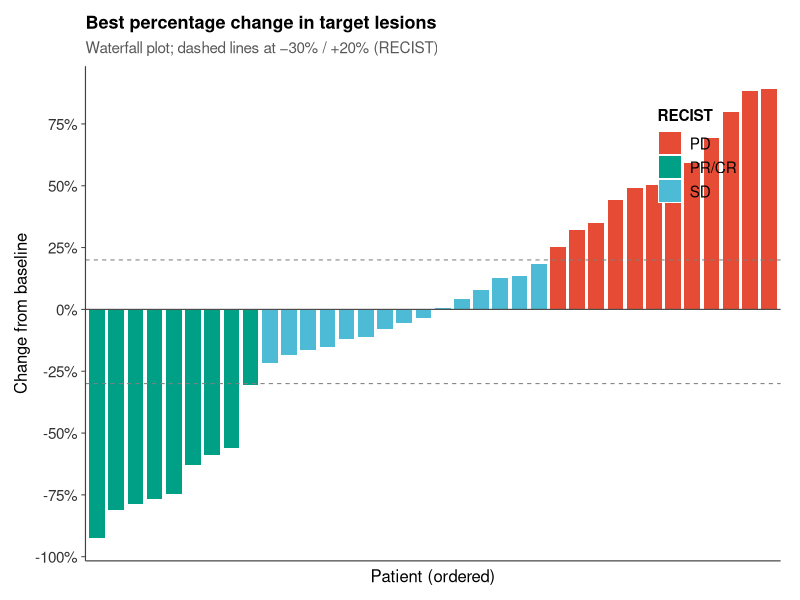
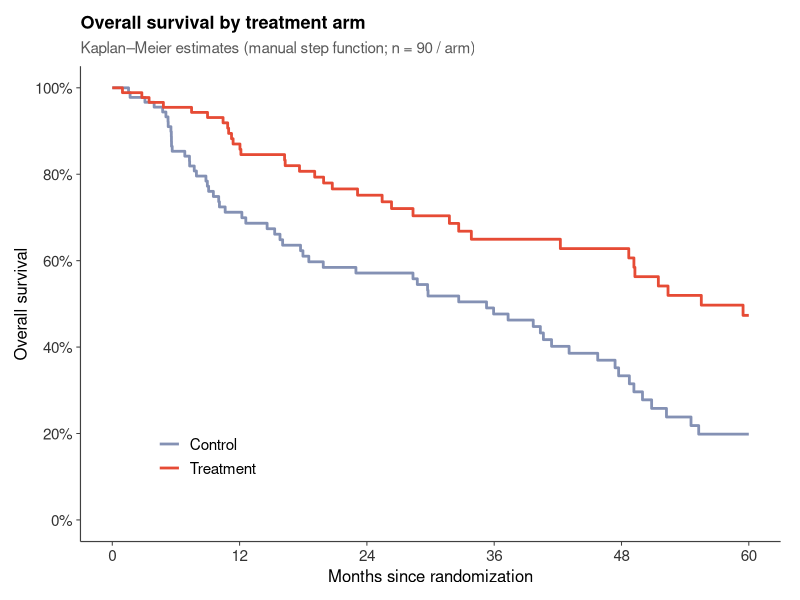
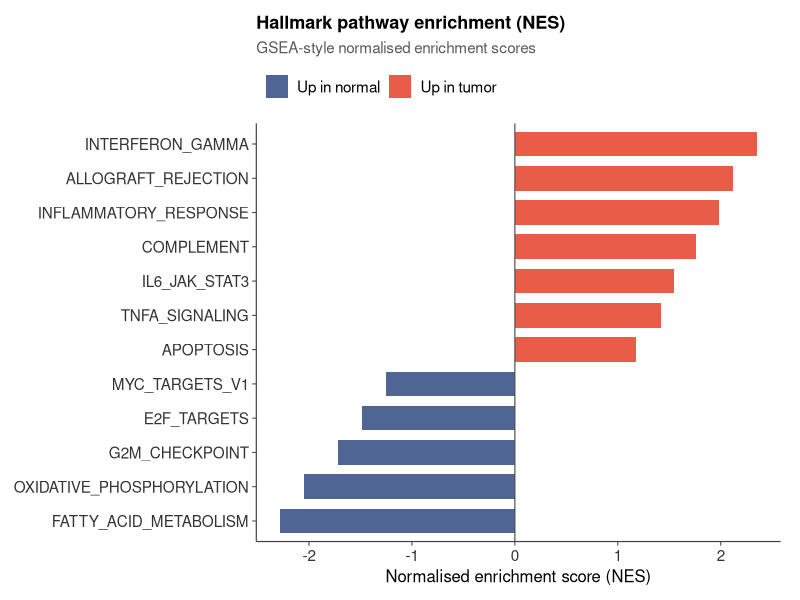
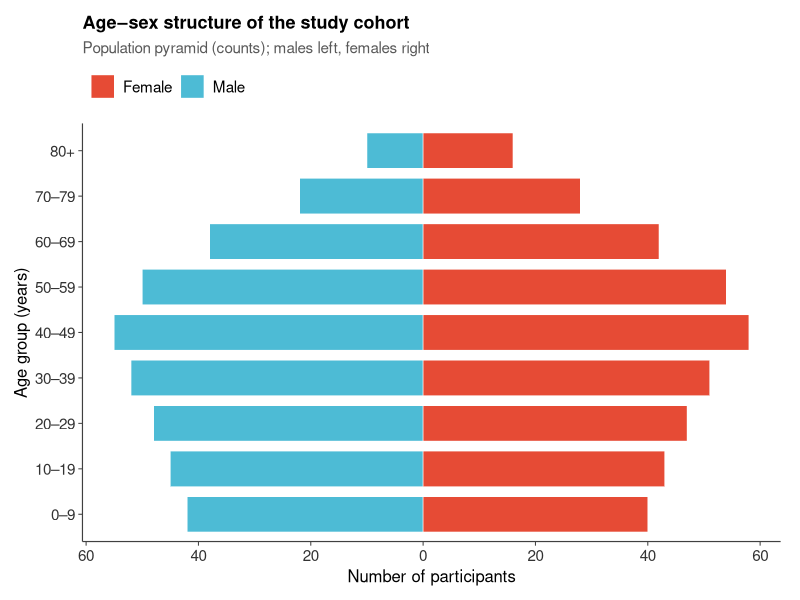
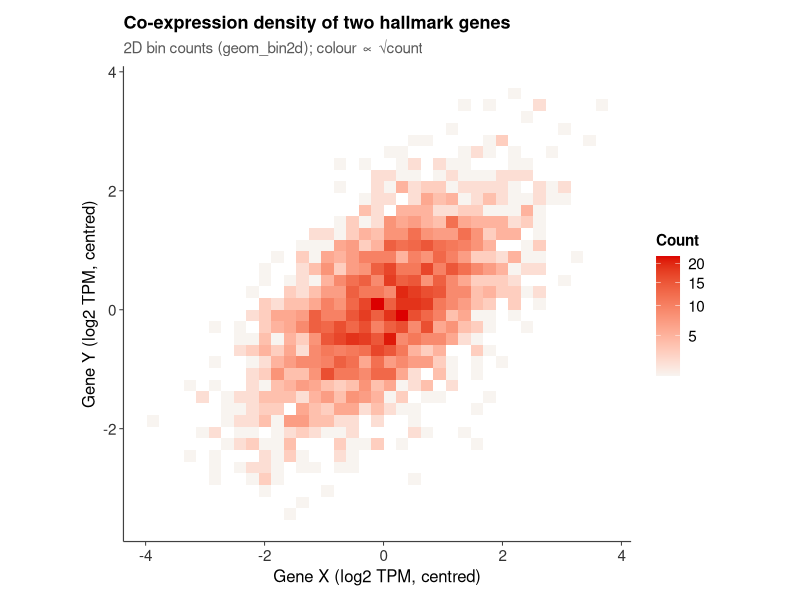
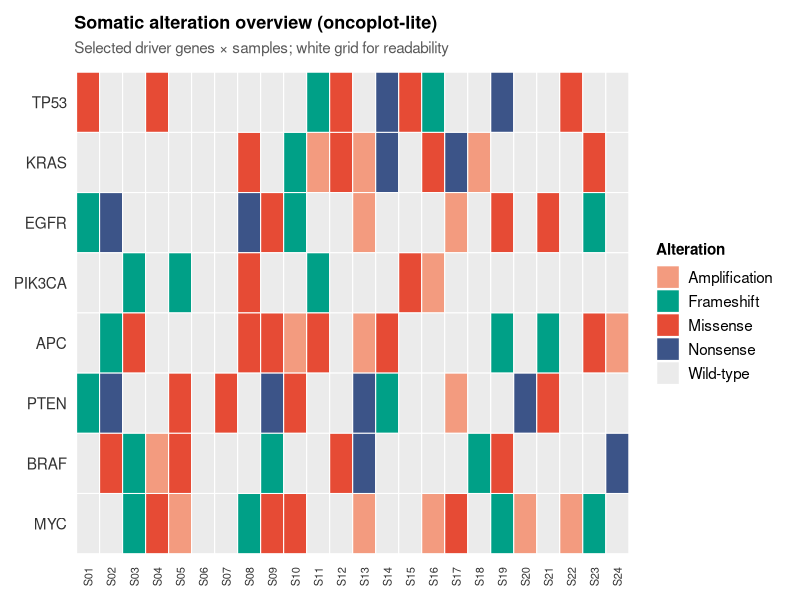
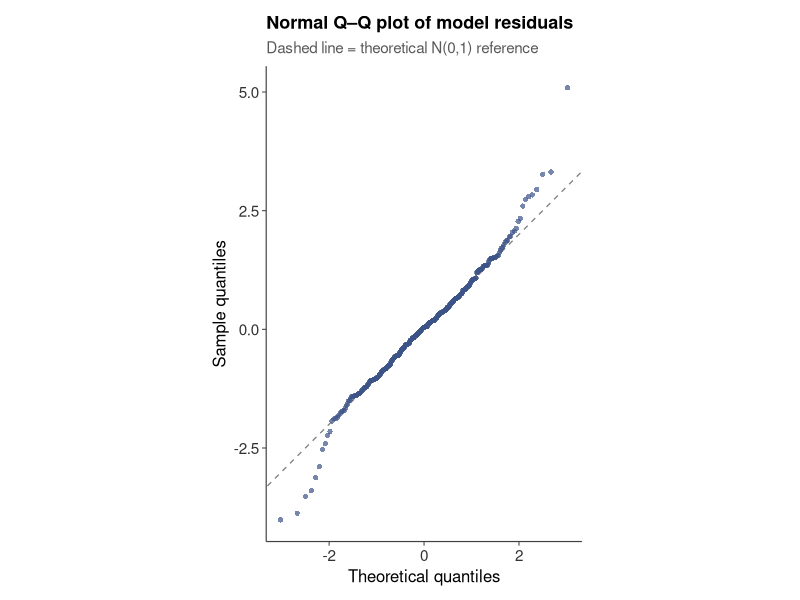
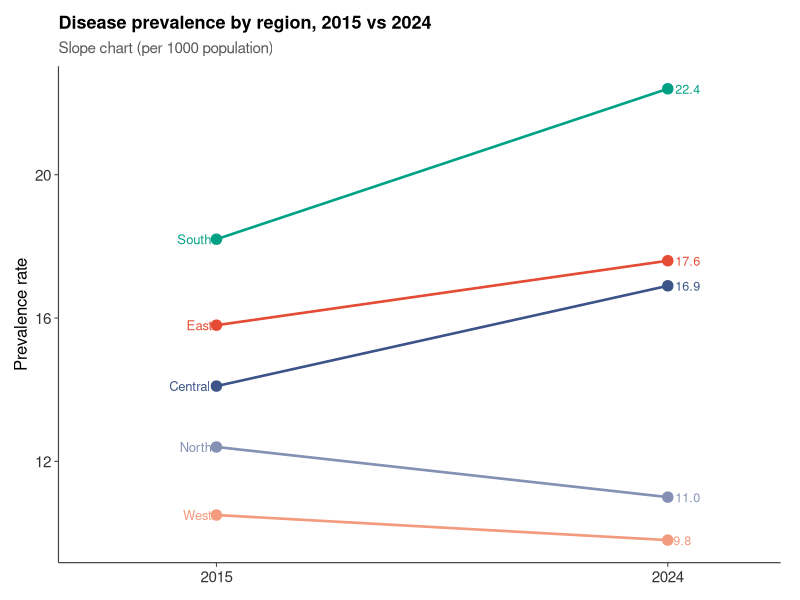

These figures' R source, in order:
#!/usr/bin/env Rscript
# Batch 2 — WebR-safe single-panel SCI-style demos
# Packages: ggplot2, dplyr, tidyr, scales, forcats, tibble (+ base)
# Avoided: survminer, survival, EnhancedVolcano, ComplexHeatmap, circlize,
#          ggrepel, ggbeeswarm, ggridges, ggpubr, factoextra, MASS ellipses

suppressPackageStartupMessages({
  library(ggplot2)
  library(dplyr)
  library(tidyr)
  library(scales)
  library(forcats)
  library(tibble)
})

OUT <- "/workspace/rplot/figures"
dir.create(OUT, showWarnings = FALSE, recursive = TRUE)
set.seed(20261107)

theme_sci <- function(base_size = 12) {
  theme_classic(base_size = base_size) %+replace%
    theme(
      plot.title = element_text(face = "bold", size = base_size + 1, hjust = 0, margin = margin(b = 6)),
      plot.subtitle = element_text(size = base_size - 1, colour = "grey35", hjust = 0, margin = margin(b = 8)),
      axis.title = element_text(size = base_size),
      axis.text = element_text(colour = "grey20", size = base_size - 1),
      axis.line = element_line(colour = "grey25", linewidth = 0.4),
      axis.ticks = element_line(colour = "grey25", linewidth = 0.35),
      legend.title = element_text(size = base_size - 1, face = "bold"),
      legend.text = element_text(size = base_size - 1),
      legend.background = element_blank(),
      plot.margin = margin(10, 14, 10, 10),
      strip.background = element_blank(),
      strip.text = element_text(face = "bold", size = base_size)
    )
}

save_fig <- function(p, id, w = 7.2, h = 5.6, dpi = 180) {
  path <- file.path(OUT, paste0(id, ".png"))
  ggsave(path, p, width = w, height = h, dpi = dpi, bg = "white")
  message("wrote ", path)
  invisible(path)
}

# ---- 1. RECIST waterfall ----
set.seed(101)
wf <- tibble(
  id = paste0("P", sprintf("%02d", 1:36)),
  change = sort(c(runif(8, -95, -40), runif(10, -39, -1),
                  runif(6, 0, 19), runif(12, 20, 95)), decreasing = TRUE)
) %>% mutate(
  resp = case_when(
    change <= -30 ~ "PR/CR",
    change < 20 ~ "SD",
    TRUE ~ "PD"
  ),
  id = fct_reorder(id, change)
)

p1 <- ggplot(wf, aes(id, change, fill = resp)) +
  geom_col(width = 0.82, colour = NA) +
  geom_hline(yintercept = c(-30, 20), linetype = "dashed",
             colour = "grey50", linewidth = 0.35) +
  geom_hline(yintercept = 0, colour = "grey30", linewidth = 0.4) +
  scale_fill_manual(values = c("PR/CR" = "#00A087", "SD" = "#4DBBD5", "PD" = "#E64B35"),
                    name = "RECIST") +
  scale_y_continuous(breaks = seq(-100, 100, 25),
                     labels = function(x) paste0(x, "%")) +
  labs(title = "Best percentage change in target lesions",
       subtitle = "Waterfall plot; dashed lines at −30% / +20% (RECIST)",
       x = "Patient (ordered)", y = "Change from baseline") +
  theme_sci() +
  theme(axis.text.x = element_blank(), axis.ticks.x = element_blank(),
        legend.position = c(0.88, 0.82))
save_fig(p1, "webr-waterfall-recist", 7.4, 5.5)

# ---- 2. Manual two-arm KM (no survival pkg) ----
km_step <- function(time, event) {
  # simple KM: times sorted unique event times
  o <- order(time)
  time <- time[o]; event <- event[o]
  n <- length(time)
  at_risk <- n:1
  # only event times
  ev_idx <- which(event == 1)
  if (!length(ev_idx)) return(tibble(time = c(0, max(time)), surv = c(1, 1)))
  ut <- unique(time[event == 1])
  s <- 1
  out_t <- 0; out_s <- 1
  for (t in ut) {
    # at risk just before t
    r <- sum(time >= t)
    d <- sum(time == t & event == 1)
    if (r > 0) s <- s * (1 - d / r)
    out_t <- c(out_t, t); out_s <- c(out_s, s)
  }
  # extend to max follow-up
  out_t <- c(out_t, max(time)); out_s <- c(out_s, s)
  tibble(time = out_t, surv = out_s)
}

set.seed(202)
n_a <- 90; n_b <- 90
arm_a <- tibble(time = pmin(rexp(n_a, 1/28), 60),
                event = as.integer(runif(n_a) < 0.72),
                arm = "Control")
arm_b <- tibble(time = pmin(rexp(n_b, 1/42), 60),
                event = as.integer(runif(n_b) < 0.55),
                arm = "Treatment")
# censor some
arm_a$event[arm_a$time >= 60] <- 0
arm_b$event[arm_b$time >= 60] <- 0

km_df <- bind_rows(
  km_step(arm_a$time, arm_a$event) %>% mutate(arm = "Control"),
  km_step(arm_b$time, arm_b$event) %>% mutate(arm = "Treatment")
)

p2 <- ggplot(km_df, aes(time, surv, colour = arm)) +
  geom_step(linewidth = 0.95, direction = "hv") +
  scale_colour_manual(values = c(Control = "#8491B4", Treatment = "#E64B35"), name = NULL) +
  scale_y_continuous(limits = c(0, 1), breaks = seq(0, 1, 0.2),
                     labels = percent_format()) +
  scale_x_continuous(breaks = seq(0, 60, 12), limits = c(0, 60)) +
  labs(title = "Overall survival by treatment arm",
       subtitle = "Kaplan–Meier estimates (manual step function; n = 90 / arm)",
       x = "Months since randomization", y = "Overall survival") +
  theme_sci() +
  theme(legend.position = c(0.18, 0.18))
save_fig(p2, "webr-km-twoarm-manual", 7.0, 5.6)

# ---- 3. Enrichment NES bars ----
nes <- tibble(
  pathway = c("INTERFERON_GAMMA", "ALLOGRAFT_REJECTION", "INFLAMMATORY_RESPONSE",
              "COMPLEMENT", "IL6_JAK_STAT3", "TNFA_SIGNALING", "APOPTOSIS",
              "MYC_TARGETS_V1", "E2F_TARGETS", "G2M_CHECKPOINT",
              "OXIDATIVE_PHOSPHORYLATION", "FATTY_ACID_METABOLISM"),
  nes = c(2.35, 2.12, 1.98, 1.76, 1.55, 1.42, 1.18,
          -1.25, -1.48, -1.72, -2.05, -2.28),
  padj = c(0.001, 0.002, 0.004, 0.01, 0.02, 0.03, 0.08,
           0.06, 0.02, 0.008, 0.002, 0.001)
) %>% mutate(
  pathway = fct_reorder(pathway, nes),
  sig = padj < 0.05,
  dir = ifelse(nes >= 0, "Up in tumor", "Up in normal")
)

p3 <- ggplot(nes, aes(nes, pathway, fill = dir)) +
  geom_col(width = 0.72, alpha = 0.9) +
  geom_vline(xintercept = 0, colour = "grey30", linewidth = 0.4) +
  scale_fill_manual(values = c("Up in tumor" = "#E64B35", "Up in normal" = "#3C5488"),
                    name = NULL) +
  labs(title = "Hallmark pathway enrichment (NES)",
       subtitle = "GSEA-style normalised enrichment scores",
       x = "Normalised enrichment score (NES)", y = NULL) +
  theme_sci() +
  theme(legend.position = "top", legend.justification = "left")
save_fig(p3, "webr-enrichment-nes-bar", 7.4, 5.8)

# ---- 4. Age–sex pyramid ----
ages <- c("0–9","10–19","20–29","30–39","40–49","50–59","60–69","70–79","80+")
pyr <- tibble(
  age = factor(rep(ages, 2), levels = ages),
  sex = rep(c("Male", "Female"), each = length(ages)),
  n = c(42, 45, 48, 52, 55, 50, 38, 22, 10,
        40, 43, 47, 51, 58, 54, 42, 28, 16)
) %>% mutate(n_plot = ifelse(sex == "Male", -n, n))

p4 <- ggplot(pyr, aes(age, n_plot, fill = sex)) +
  geom_col(width = 0.78, colour = "white", linewidth = 0.2) +
  coord_flip() +
  scale_fill_manual(values = c(Male = "#4DBBD5", Female = "#E64B35"), name = NULL) +
  scale_y_continuous(
    breaks = c(-60, -40, -20, 0, 20, 40, 60),
    labels = c(60, 40, 20, 0, 20, 40, 60)
  ) +
  labs(title = "Age–sex structure of the study cohort",
       subtitle = "Population pyramid (counts); males left, females right",
       x = "Age group (years)", y = "Number of participants") +
  theme_sci() +
  theme(legend.position = "top", legend.justification = "left")
save_fig(p4, "webr-agesex-pyramid", 7.0, 5.6)

# ---- 5. 2D binned density (geom_bin2d) ----
set.seed(303)
expr <- tibble(
  gene_x = rnorm(2500, 0, 1.1),
  gene_y = 0.55 * gene_x + rnorm(2500, 0, 0.85)
)

p5 <- ggplot(expr, aes(gene_x, gene_y)) +
  geom_bin2d(bins = 36) +
  scale_fill_gradient(low = "#F8F4F0", high = "#DC0000", name = "Count",
                      trans = "sqrt") +
  labs(title = "Co-expression density of two hallmark genes",
       subtitle = "2D bin counts (geom_bin2d); colour ∝ √count",
       x = "Gene X (log2 TPM, centred)", y = "Gene Y (log2 TPM, centred)") +
  theme_sci() +
  coord_equal()
save_fig(p5, "webr-bin2d-coexpression", 6.4, 5.8)

# ---- 6. Oncoplot-lite mutation tiles ----
set.seed(404)
genes <- c("TP53", "KRAS", "EGFR", "PIK3CA", "APC", "PTEN", "BRAF", "MYC")
samples <- paste0("S", sprintf("%02d", 1:24))
alts <- c("Missense", "Nonsense", "Frameshift", "Amplification", "Wild-type")
onco <- expand_grid(gene = genes, sample = samples) %>%
  mutate(
    alt = sample(alts, n(), replace = TRUE,
                 prob = c(0.18, 0.06, 0.08, 0.07, 0.61)),
    gene = factor(gene, levels = rev(genes)),
    sample = factor(sample, levels = samples)
  )

p6 <- ggplot(onco, aes(sample, gene, fill = alt)) +
  geom_tile(colour = "white", linewidth = 0.35) +
  scale_fill_manual(
    values = c(Missense = "#E64B35", Nonsense = "#3C5488",
               Frameshift = "#00A087", Amplification = "#F39B7F",
               `Wild-type` = "grey92"),
    name = "Alteration"
  ) +
  labs(title = "Somatic alteration overview (oncoplot-lite)",
       subtitle = "Selected driver genes × samples; white grid for readability",
       x = NULL, y = NULL) +
  theme_sci() +
  theme(axis.text.x = element_text(angle = 90, vjust = 0.5, hjust = 1, size = 8),
        axis.line = element_blank(), axis.ticks = element_blank(),
        legend.position = "right")
save_fig(p6, "webr-oncoplot-lite-tile", 8.0, 5.2)

# ---- 7. QQ plot of residuals ----
set.seed(505)
resid <- tibble(r = rt(400, df = 6) * 0.9)
qq <- tibble(
  theoretical = qnorm(ppoints(nrow(resid))),
  sample = sort(resid$r)
)

p7 <- ggplot(qq, aes(theoretical, sample)) +
  geom_abline(slope = 1, intercept = 0, linetype = "dashed",
              colour = "grey50", linewidth = 0.45) +
  geom_point(colour = "#3C5488", alpha = 0.7, size = 1.8, stroke = 0) +
  labs(title = "Normal Q–Q plot of model residuals",
       subtitle = "Dashed line = theoretical N(0,1) reference",
       x = "Theoretical quantiles", y = "Sample quantiles") +
  theme_sci() +
  coord_equal()
save_fig(p7, "webr-qq-residuals", 6.2, 5.8)

# ---- 8. Slope chart prevalence by region ----
slope <- tibble(
  region = rep(c("North", "East", "South", "West", "Central"), 2),
  year = rep(c("2015", "2024"), each = 5),
  rate = c(12.4, 15.8, 18.2, 10.5, 14.1,
           11.0, 17.6, 22.4, 9.8, 16.9)
) %>% mutate(
  region = factor(region, levels = c("East", "South", "Central", "North", "West")),
  year = factor(year, levels = c("2015", "2024"))
)

p8 <- ggplot(slope, aes(year, rate, group = region, colour = region)) +
  geom_line(linewidth = 0.9) +
  geom_point(size = 3.2) +
  geom_text(data = filter(slope, year == "2015"),
            aes(label = region), hjust = 1.15, size = 3.3, show.legend = FALSE) +
  geom_text(data = filter(slope, year == "2024"),
            aes(label = sprintf("%.1f", rate)), hjust = -0.3, size = 3.2,
            show.legend = FALSE) +
  scale_colour_manual(values = c(North = "#8491B4", East = "#E64B35",
                                 South = "#00A087", West = "#F39B7F",
                                 Central = "#3C5488"), guide = "none") +
  scale_x_discrete(expand = expansion(mult = c(0.35, 0.25))) +
  labs(title = "Disease prevalence by region, 2015 vs 2024",
       subtitle = "Slope chart (per 1000 population)",
       x = NULL, y = "Prevalence rate") +
  theme_sci()
save_fig(p8, "webr-slope-prevalence", 6.6, 5.6)

# ---- 9. Multivariable HR forest ----
hr <- tibble(
  term = c("Age (per 10 y)", "Male sex", "ECOG ≥2", "Stage III–IV",
           "Prior therapy", "High LDH", "Liver mets", "CNS mets"),
  hr = c(1.18, 0.96, 1.55, 1.92, 1.22, 1.41, 1.68, 2.15),
  lo = c(1.05, 0.78, 1.18, 1.45, 0.95, 1.10, 1.25, 1.52),
  hi = c(1.33, 1.18, 2.04, 2.54, 1.57, 1.81, 2.26, 3.04)
) %>% mutate(
  term = fct_rev(factor(term, levels = term)),
  sig = lo > 1 | hi < 1
)

p9 <- ggplot(hr, aes(hr, term)) +
  geom_vline(xintercept = 1, linetype = "dashed", colour = "grey45", linewidth = 0.4) +
  geom_errorbar(aes(xmin = lo, xmax = hi, colour = sig), width = 0.18, linewidth = 0.55) +
  geom_point(aes(colour = sig, fill = sig), shape = 22, size = 3.4, stroke = 0.6) +
  scale_colour_manual(values = c("FALSE" = "#8491B4", "TRUE" = "#E64B35"), guide = "none") +
  scale_fill_manual(values = c("FALSE" = "#8491B4", "TRUE" = "#E64B35"), guide = "none") +
  scale_x_log10(breaks = c(0.75, 1, 1.5, 2, 3), limits = c(0.7, 3.3)) +
  labs(title = "Multivariable Cox model (hazard ratios)",
       subtitle = "Squares = HR; bars = 95% CI; red = CI excludes 1",
       x = "Hazard ratio (95% CI)", y = NULL) +
  theme_sci()
save_fig(p9, "webr-multivar-hr-forest", 7.2, 5.6)

# ---- 10. Z-score gene × sample heatmap ----
set.seed(606)
g_names <- paste0("GENE", sprintf("%02d", 1:14))
s_names <- paste0("T", sprintf("%02d", 1:12))
mat <- matrix(rnorm(length(g_names) * length(s_names)), nrow = length(g_names))
# add structure: first 5 genes up in last 6 samples
mat[1:5, 7:12] <- mat[1:5, 7:12] + 1.8
mat[6:9, 1:6] <- mat[6:9, 1:6] + 1.4
# row z-score
mat <- t(scale(t(mat)))
hm <- expand_grid(gene = g_names, sample = s_names) %>%
  mutate(
    z = as.vector(mat),
    gene = factor(gene, levels = rev(g_names)),
    sample = factor(sample, levels = s_names)
  )

p10 <- ggplot(hm, aes(sample, gene, fill = z)) +
  geom_tile(colour = "white", linewidth = 0.25) +
  scale_fill_gradient2(low = "#3C5488", mid = "white", high = "#E64B35",
                       midpoint = 0, limits = c(-2.5, 2.5), oob = squish,
                       name = "z") +
  labs(title = "Differentially expressed genes (row z-scores)",
       subtitle = "Samples T01–T12; white = mean expression per gene",
       x = NULL, y = NULL) +
  theme_sci() +
  theme(axis.line = element_blank(), axis.ticks = element_blank(),
        axis.text.x = element_text(angle = 90, vjust = 0.5, hjust = 1))
save_fig(p10, "webr-zscore-gene-heatmap", 7.0, 5.8)

# ---- 11. Loess biomarker vs age ----
set.seed(707)
bio <- tibble(
  age = runif(220, 25, 85),
  group = sample(c("Control", "Case"), 220, replace = TRUE, prob = c(0.45, 0.55))
) %>% mutate(
  marker = 2.2 + 0.018 * age + ifelse(group == "Case", 0.7, 0) +
    rnorm(n(), 0, 0.55) + ifelse(age > 60, (age - 60) * 0.01, 0)
)

p11 <- ggplot(bio, aes(age, marker, colour = group, fill = group)) +
  geom_point(alpha = 0.45, size = 1.7, stroke = 0) +
  geom_smooth(method = "loess", formula = y ~ x, linewidth = 0.9, alpha = 0.18, se = TRUE) +
  scale_colour_manual(values = c(Control = "#8491B4", Case = "#E64B35"), name = NULL) +
  scale_fill_manual(values = c(Control = "#8491B4", Case = "#E64B35"), guide = "none") +
  labs(title = "Circulating marker versus age",
       subtitle = "Points + LOESS smooth with 95% CI by case/control",
       x = "Age (years)", y = "Marker level (log10)") +
  theme_sci() +
  theme(legend.position = c(0.14, 0.88))
save_fig(p11, "webr-loess-marker-age", 7.0, 5.5)

# ---- 12. Diverging Likert stacked bar ----
likert_items <- c("Drug efficacy", "Safety profile", "Dosing convenience",
                  "Cost acceptability", "Overall satisfaction")
likert <- expand_grid(
  item = factor(likert_items, levels = rev(likert_items)),
  resp = factor(c("Strongly disagree", "Disagree", "Neutral", "Agree", "Strongly agree"),
                levels = c("Strongly disagree", "Disagree", "Neutral", "Agree", "Strongly agree"))
) %>% mutate(
  pct = c(
    # Drug efficacy
    4, 8, 12, 36, 40,
    # Safety
    6, 14, 18, 32, 30,
    # Dosing
    5, 10, 15, 38, 32,
    # Cost
    18, 22, 20, 25, 15,
    # Overall
    3, 7, 14, 40, 36
  ) / 100
)

# diverging: negative left of neutral
likert <- likert %>%
  mutate(
    side = case_when(
      resp %in% c("Strongly disagree", "Disagree") ~ "neg",
      resp == "Neutral" ~ "mid",
      TRUE ~ "pos"
    ),
    pct_plot = case_when(
      resp == "Strongly disagree" ~ -pct,
      resp == "Disagree" ~ -pct,
      resp == "Neutral" ~ pct / 2, # will draw twice carefully — simpler: keep stacked 100% instead
      TRUE ~ pct
    )
  )

# Use standard 100% stacked (cleaner, still publication-common)
p12 <- ggplot(likert, aes(item, pct, fill = resp)) +
  geom_col(position = "stack", width = 0.72, colour = "white", linewidth = 0.2) +
  coord_flip() +
  scale_fill_manual(
    values = c("Strongly disagree" = "#3C5488", "Disagree" = "#8491B4",
               "Neutral" = "grey80", "Agree" = "#F39B7F", "Strongly agree" = "#E64B35"),
    name = NULL
  ) +
  scale_y_continuous(labels = percent_format(), expand = expansion(mult = c(0, 0.02))) +
  labs(title = "Patient-reported treatment experience",
       subtitle = "Stacked Likert responses (100% of respondents per item)",
       x = NULL, y = "Percentage of respondents") +
  theme_sci() +
  theme(legend.position = "bottom", legend.direction = "horizontal",
        legend.justification = "left") +
  guides(fill = guide_legend(nrow = 2, byrow = TRUE))
save_fig(p12, "webr-likert-stacked", 7.6, 5.6)

message("DONE batch B: 12 figures")
